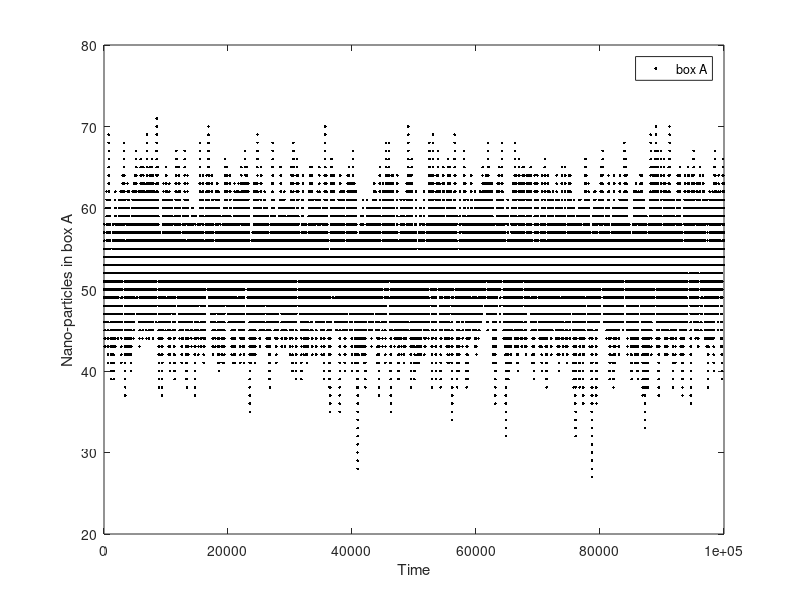

This figure's MATLAB source:
clear;
%% number of particles
first=input('Enter your first name: ','s');
last=input('Enter your last name: ','s');
ON = uint8(first);
EP = uint8(last);
N_1 = sum(ON);
N_2 = sum(EP);
if N_1<N_2
    l=N_1/N_2;
else
    l=N_2/N_1;
end
fprintf('l= %d\n',l);
N = N_1 + N_2;
%% variables
t=100000;
dt=[1:t]';
A=rand(t,1);
Na=zeros(t,1);
Nb=zeros(t,1);
%% simulation
tic
for i=1:t
    if A(i,1) < N_1/N
        N_1=N_1-1;
        N_2=N_2+1;
    else
        N_1=N_1+1;
        N_2=N_2-1;
    end
    Na(i,1)=N_1;
    Nb(i,1)=N_2;
end
%% Graph
plot(dt,Na,'k.');
xlabel('Time');
ylabel('Nano-particles in box A');
legend('box A');
toc
fprintf('Program run on ryzen 3 3200U\n');